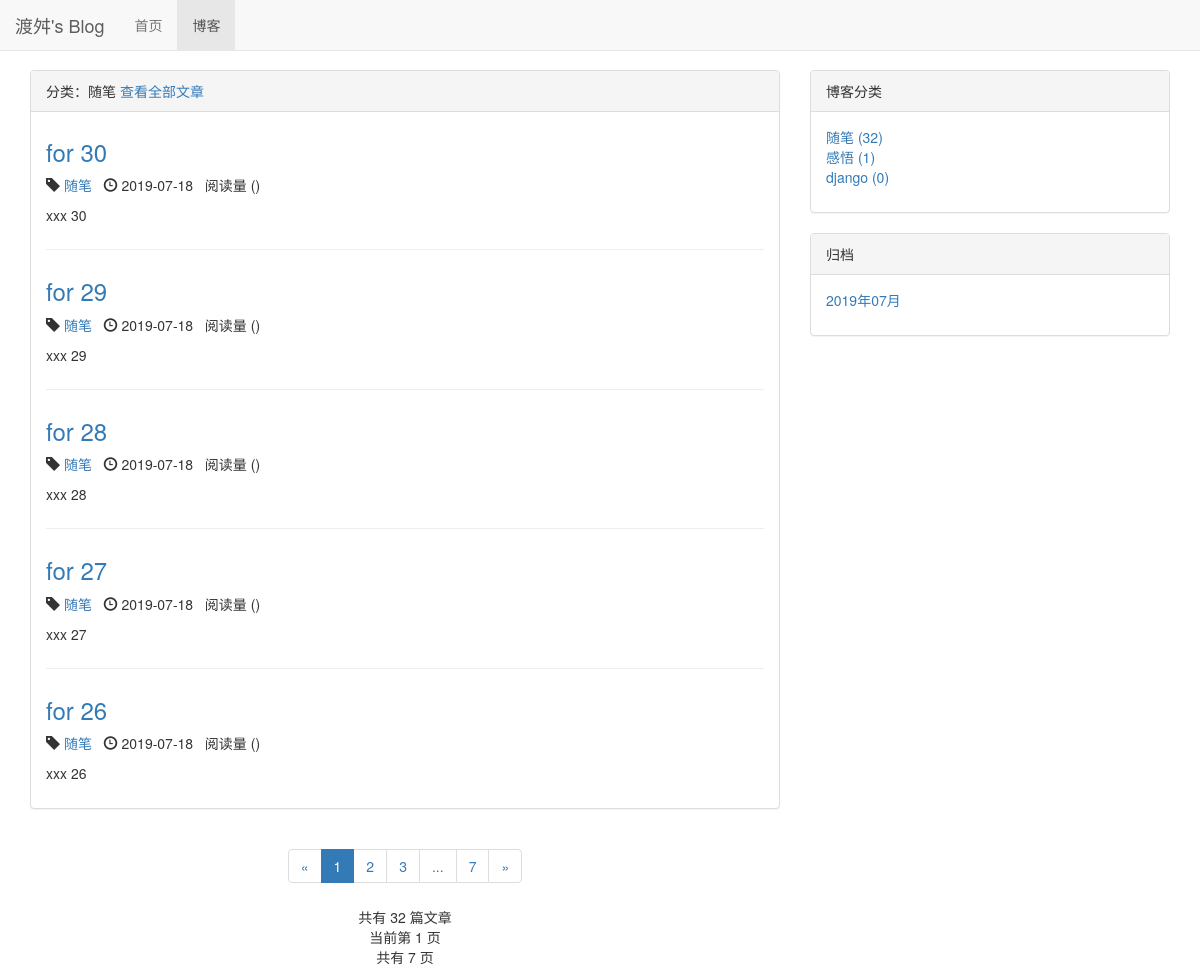
The page /blog/type/1 on the database as committed earlier.
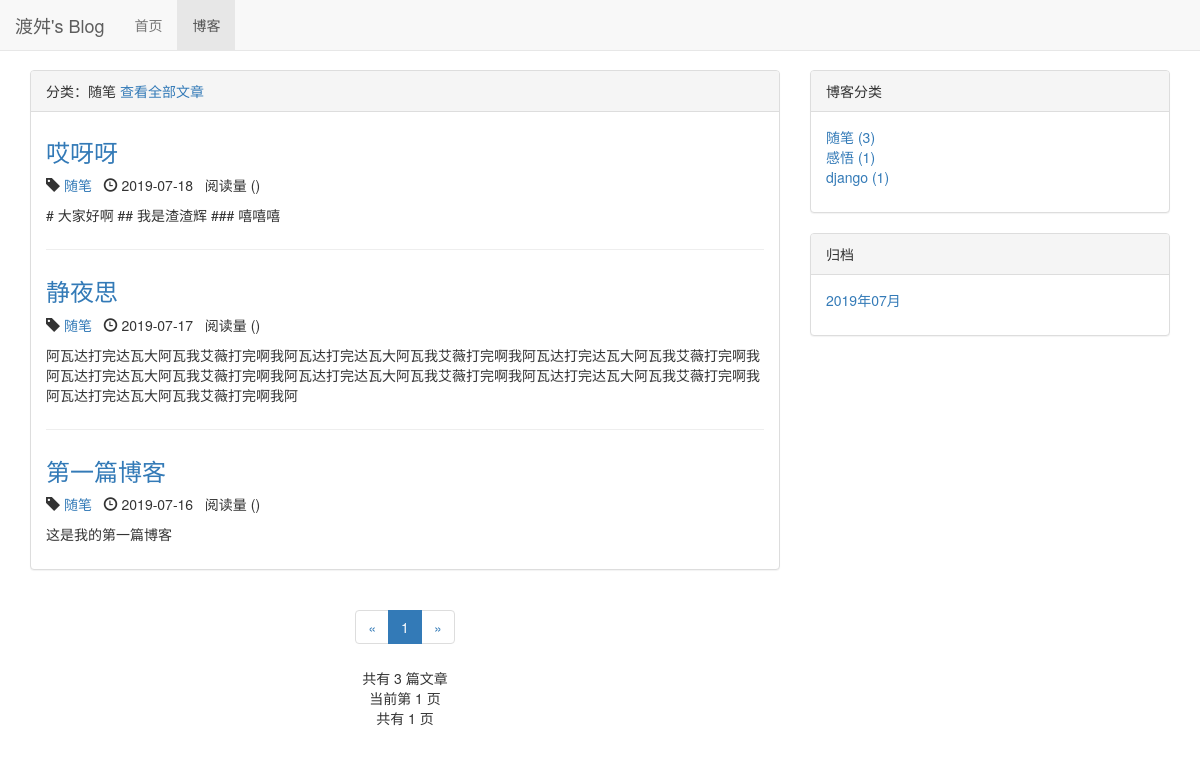
The same page on the database as committed later.
### blog/models.py (models this page shows, shortened)
class Blog(models.Model, ReadNumExpendMethon):
    title = models.CharField(max_length=50)
    blog_type = models.ForeignKey(BlogType, on_delete=models.DO_NOTHING) # 文章类型
    content = models.TextField()
    author = models.ForeignKey(User, on_delete=models.DO_NOTHING)
    read_details = GenericRelation(ReadDetail)
    created_time = models.DateTimeField(auto_now_add=True)
    last_updated_time = models.DateTimeField(auto_now=True)
    class Meta:
        ordering = ['-created_time']

class BlogType(models.Model):
    type_name = models.CharField(max_length=15)
    def __str__(self):
        return self.type_name

### blog/views.py (the view)
# urls.py: path('type/<int:blogs_with_type>', views.blogs_with_type, name='blogs_with_type'),
def blogs_with_type(request, blogs_with_type):
    blog_type = get_object_or_404(BlogType, pk=blogs_with_type)
    blogs_all_list = Blog.objects.filter(blog_type=blog_type)
    context = get_blog_list_common_data(request, blogs_all_list)
    context['blog_type'] = blog_type
    return render(request, 'blog/blogs_with_type.html', context)

### blog/templates/blog/blogs_with_type.html (shortened to what this page needs)
{% extends 'blog/blog_list.html' %}
{% block blog_list_title %}
    分类：{{ blog_type.type_name }}
    <a href="{% url 'blog_list' %}">查看全部文章</a>
{% endblock %}

### blog/templates/blog/blog_list.html (shortened to what the changed rows need)
{% extends 'base.html' %}
{% load staticfiles %}
{% block header_extends %}
    <link rel="stylesheet" href="{% static 'blog/blog.css' %}">
{% endblock %}
{% block content %}
    <div class="container">
        <div class="row">
            <div class="col-sm-8">
                <div class="panel panel-default">
                    <div class="panel-heading">{% block blog_list_title %}博客列表{% endblock %}</div>
                    <div class="panel-body">
                        {% for blog in blogs %}
                            <div class="blog">
                                <h3><a href="{% url 'blog_detail' blog.pk %}">{{ blog.title }}</a></h3>
                                <p class="blog-info">
                                    <span class="glyphicon glyphicon-tag"></span>&nbsp;<a
                                        href="{% url 'blogs_with_type' blog.blog_type.pk %}">{{ blog.blog_type }}</a>&nbsp;&nbsp;
                                    <span class="glyphicon glyphicon-time"></span>&nbsp;{{ blog.created_time|date:"Y-m-d" }}&nbsp;&nbsp;
                                    阅读量 ({{ blog.get_read_num }})
                                </p>
                                <p>{{ blog.content|striptags|truncatechars_html:120 }}</p>
                            </div>
                        {% empty %}
                            <div class="blog">
                                <h3>暂无文章，敬请期待!</h3>
                            </div>
                        {% endfor %}
                    </div>
                </div>
                <div class="paginator">
                    <ul class="pagination">
                        <li>
                        </li>
                        {% for page_num in page_range %}
                            {% if page_num ==  page_of_blogs.number %}
                                <li class="active"><span>{{ page_num }}</span></li>
                            {% else %}
                                {% if page_num == '...' %}
                                    <li><span>{{ page_num }}</span></li>
                                {% else %}
                                    <li><a href="?page={{ page_num }}">{{ page_num }}</a></li>
                                {% endif %}
                            {% endif %}
                        {% endfor %}
                        <li>
                            {% if page_of_blogs.has_next %}
                                <a href="?page={{ page_of_blogs.next_page_number }}" aria-label="Next">
                                    <span aria-hidden="true">&raquo;</span>
                                </a>
                            {% else %}
                                <span aria-hidden="true">&raquo;</span>
                            {% endif %}
                        </li>
                    </ul>
                    <p>
                        共有 {{ page_of_blogs.paginator.count }} 篇文章<br>
                        当前第 {{ page_of_blogs.number }} 页<br>
                        共有 {{ page_of_blogs.paginator.num_pages }} 页
                    </p>
                </div>
            </div>
            <div class="col-sm-4">
                <div class="panel panel-default">
                    <div class="panel-body">
                        <ul class="blog_types">
                            {% for blog_type in blog_types %}
                                <li>
                                    <a href="{% url 'blogs_with_type' blog_type.pk %}">{{ blog_type.type_name }} ({{ blog_type.blog_count }})</a>
                                </li>
                            {% empty %}
                                <li>暂无分类</li>
                            {% endfor %}
                        </ul>
                    </div>
                </div>
                <div class="panel panel-default">
                    <div class="panel-body">
                        <ul>
                            {% for blog_date in blog_dates %}
                                <a href="{% url 'blogs_with_date' blog_date.year blog_date.month %}"><li>{{ blog_date|date:"Y年m月" }}</li></a>
                            {% endfor %}
                        </ul>
                    </div>
                </div>
            </div>
        </div>
    </div>
{% endblock %}

Rows that differ between the two databases and show on the page:
removed Blog: title "for 30", blog_type "随笔", created_time "2019-07-18", content "xxx 30"
removed Blog: title "for 29", blog_type "随笔", created_time "2019-07-18", content "xxx 29"
removed Blog: title "for 28", blog_type "随笔", created_time "2019-07-18", content "xxx 28"
removed Blog: title "for 27", blog_type "随笔", created_time "2019-07-18", content "xxx 27"
removed Blog: title "for 26", blog_type "随笔", created_time "2019-07-18", content "xxx 26"
computed for BlogType "随笔": blog_count "32" → "3"
added Blog: title "哎呀呀", blog_type "随笔", created_time "2019-07-18", content "# 大家好啊 ## 我是渣渣辉 ### 嘻嘻嘻"
now on this page (row unchanged): Blog: title "静夜思", blog_type "随笔", created_time "2019-07-17", content "阿瓦达打完达瓦大阿瓦我艾薇打完啊我阿瓦达打完达瓦大阿瓦我艾薇打完啊我阿瓦达打完达瓦大阿瓦我艾薇打完啊我阿瓦达打完达瓦大阿瓦我艾薇打完啊我阿瓦达打完达瓦大阿瓦我艾薇打完啊我阿瓦达打完达瓦大阿瓦我艾薇打完啊我阿瓦达打完达瓦大阿瓦我艾薇打完啊我阿"
now on this page (row unchanged): Blog: title "第一篇博客", blog_type "随笔", created_time "2019-07-16", content "这是我的第一篇博客"
computed for BlogType "django": blog_count "0" → "1"
Other text that changed with them:
{{ page_of_blogs.paginator.count }}: "32" → "3"
{{ page_of_blogs.paginator.num_pages }}: "7" → "1"
list line gone: "2"
list line gone: "3"
list line gone: "7"
